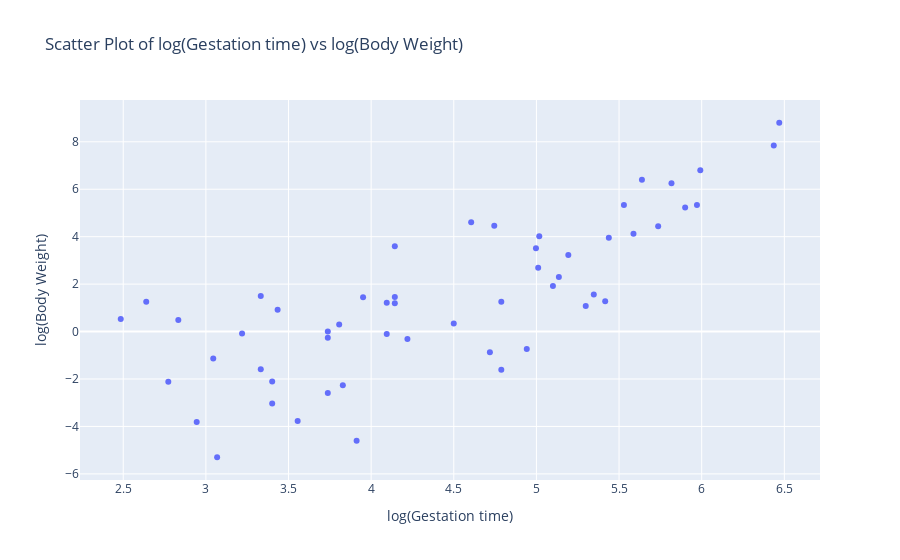

Source (notebook cell):
### Code cell
###We could use a Linear regression to get the Gestation values
#Lets check for corolation with other features


# Create a scatter plot Gestation vs. Body Weight
# The log makes for a better visualisation
fig = px.scatter(x=np.log(df['Gestation']), y=np.log(df['BodyWt']), 
                 title='Scatter Plot of log(Gestation time) vs log(Body Weight)',
                 labels={'x': 'log(Gestation time)', 'y': 'log(Body Weight)'})
fig.show()

### Figure 1 — Plotly figure (JSON) as saved in the notebook; plotly's stock layout.template omitted (floating-point values rounded to 4 significant figures)
{"data": [{"hovertemplate": "log(Gestation time)=%{x}<br>log(Body Weight)=%{y}<extra></extra>", "legendgroup": "", "marker": {"color": "#636efa", "symbol": "circle"}, "mode": "markers", "name": "", "orientation": "v", "showlegend": false, "type": "scatter", "x": [6.469, 3.738, null, 4.094, 3.219, 6.436, 5.193, 3.555, null, 5.971, null, null, 5.438, 4.718, null, null, 5.638, null, null, null, null, 4.143, 5.9, null, 3.738, 3.738, 4.787, null, null, 5.991, 4.997, 2.773, 3.332, 5.529, null, 5.737, 4.143, null, 4.22, 5.817, 2.944, 5.587, 4.605, 3.045, 3.068, null, 3.912, 4.787, 5.1, 3.401, null, null, 3.807, 3.401, 2.485, null, null, 4.942, 5.136, 2.833, 4.745, null, null, null, 3.434, 4.143, 3.951, 5.416, 5.011, null, 5.017, 3.332, 4.5, null, null, 4.094, null, null, null, null, 5.298, 3.829, 5.347, null, null, 2.639, null], "xaxis": "x", "y": [8.803, 0, -3.124, 1.218, -0.08338, 7.843, 3.228, -3.772, 5.155, 5.335, 4.454, 3.912, 3.955, -0.8675, 3.974, -1.911, 6.397, -3.863, -1.561, -0.5978, 2.639, 1.194, 5.231, -2.189, -2.59, -0.2614, -1.609, 0.6931, 4.094, 6.802, 3.512, -2.12, -1.585, 5.333, 0.9651, 4.443, 3.593, -3.963, -0.3175, 6.256, -3.817, 4.127, 4.605, -1.139, -5.298, 5.084, -4.605, 1.253, 1.917, -2.104, -2.937, 0.5128, 0.3001, -3.037, 0.5306, 3.02, -3.576, -0.734, 2.303, 0.4824, 4.457, 6.685, 0.09531, 0.09531, 0.9163, 1.456, 1.442, 1.281, 2.695, -1.324, 4.016, 1.504, 0.3365, -0.2971, -2.813, -0.1054, -0.9943, -2.293, 1.348, 5.091, 1.082, -2.263, 1.558, -3.101, -3.352, 1.253, -2.645], "yaxis": "y"}], "layout": {"autosize": true, "legend": {"tracegroupgap": 0}, "title": {"text": "Scatter Plot of log(Gestation time) vs log(Body Weight)"}, "xaxis": {"anchor": "y", "autorange": true, "domain": [0, 1], "range": [2.244, 6.71], "title": {"text": "log(Gestation time)"}, "type": "linear"}, "yaxis": {"anchor": "x", "autorange": true, "domain": [0, 1], "range": [-6.462, 9.967], "title": {"text": "log(Body Weight)"}, "type": "linear"}}}
